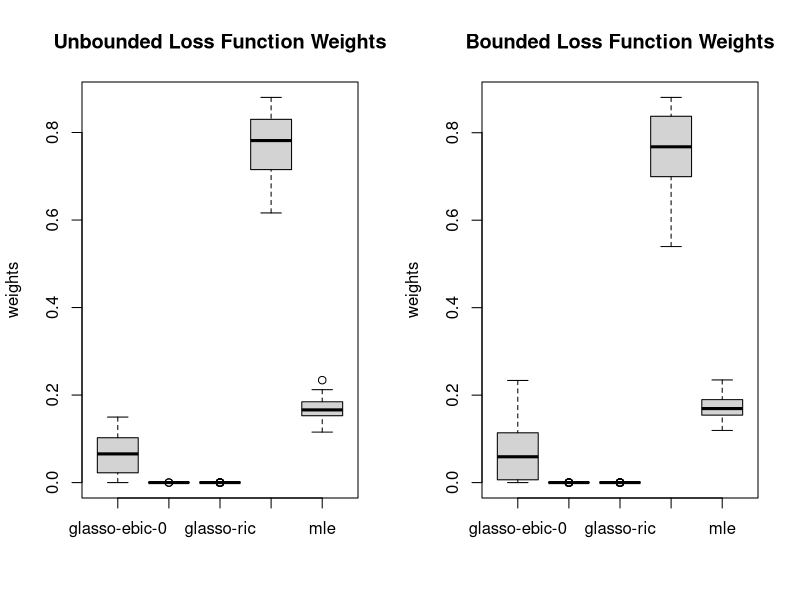

Write the R code that produced this figure.
unbd = read.csv("Simulations/ensModelWeightsUnbd.csv")
bd = read.csv("Simulations/ensModelWeightsBd.csv")

methods = c("glasso-ebic-0","glasso-ebic-0.5","glasso-ric","hglasso","mle")

pdf("Figures/SupplementaryFigure1.pdf",width=20,height=8)
par(mfrow=c(1,2))
boxplot(unbd,names=methods,ylab="weights",main="Unbounded Loss Function Weights")
boxplot(bd,names=methods,ylab="weights",main="Bounded Loss Function Weights")
dev.off()
